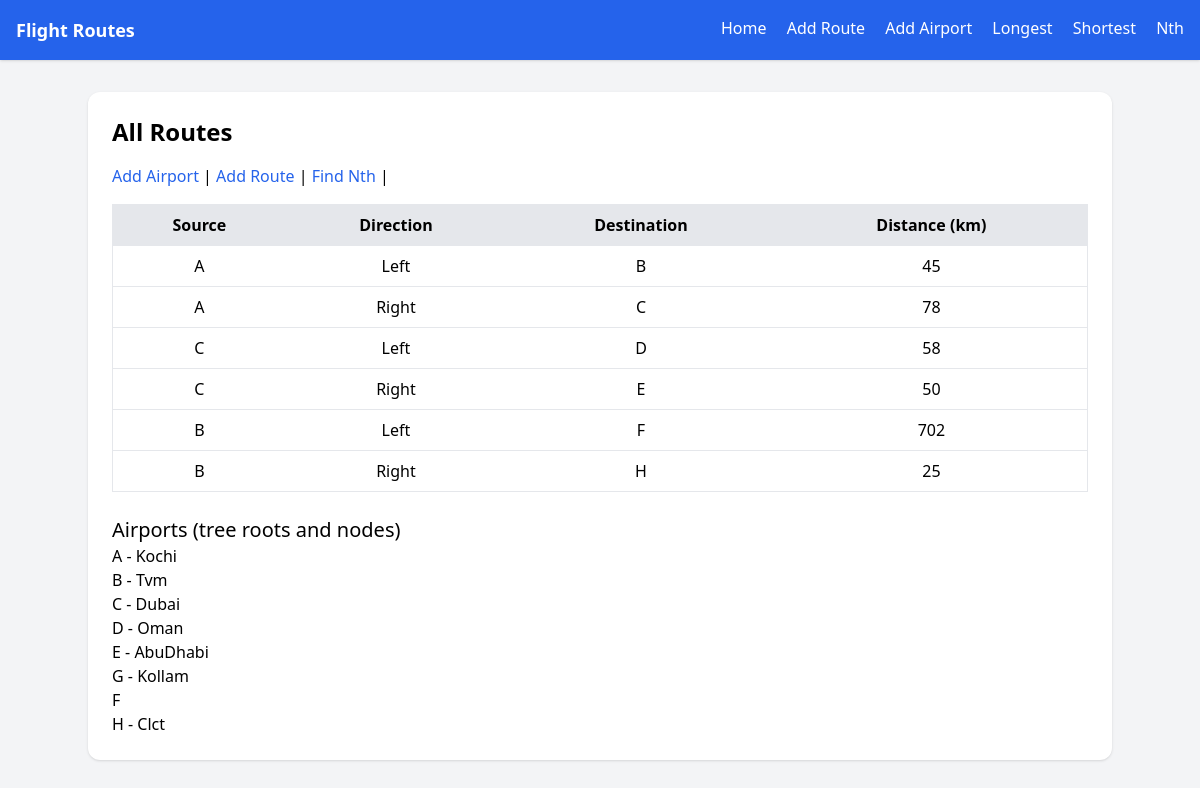
The page / on the database its author committed.
### app/models.py (models this page shows, shortened)
class AirportRoute(models.Model):
    POSITION_LEFT = 'L'
    POSITION_RIGHT = 'R'
    POSITION_CHOICES = [
        (POSITION_LEFT, 'Left'),
        (POSITION_RIGHT, 'Right'),
    ]
    source = models.ForeignKey(Airport,on_delete=models.CASCADE,related_name='outgoing_routes')
    destination = models.ForeignKey(Airport,on_delete=models.CASCADE,related_name='incoming_routes'
    )
    position = models.CharField(max_length=1, choices=POSITION_CHOICES)
    distance_km = models.PositiveIntegerField(help_text='Distance in kilometers')
    duration = models.PositiveIntegerField(help_text='Duration in minutes', null=True, blank=True)
    class Meta:
        unique_together = ('source', 'position')
        indexes = [
            models.Index(fields=['position']),
            models.Index(fields=['distance_km']),
        ]

class Airport(models.Model):
    code = models.CharField(max_length=10, unique=True)
    name = models.CharField(max_length=100, blank=True, null=True)

### app/views.py (the view)
# urls.py: path('', views.route_list, name='route_list'),
def route_list(request):
    routes = AirportRoute.objects.select_related('source', 'destination').all()
    airports = Airport.objects.all()
    return render(request, 'route_list.html', {'routes': routes, 'airports': airports})

### app/templates/route_list.html
{% extends 'base.html' %}
{% block content %}
<h2 class="text-2xl font-bold mb-4">All Routes</h2>
<p>
    <a href="{% url 'add_airport' %}" class="text-blue-600">Add Airport</a> |
    <a href="{% url 'add_route' %}" class="text-blue-600">Add Route</a> |
    <a href="{% url 'nth_route' %}" class="text-blue-600">Find Nth</a> |
</p>
<table class="w-full border mt-4">
    <thead class="bg-gray-200">
        <tr>
            <th class="p-2">Source</th>
            <th class="p-2">Direction</th>
            <th class="p-2">Destination</th>
            <th class="p-2">Distance (km)</th>
        </tr>
    </thead>
    <tbody>
        {% for r in routes %}
        <tr class="border-t text-center">
            <td class="p-2">{{ r.source.code }}</td>
            <td class="p-2">{{ r.get_position_display }}</td>
            <td class="p-2">{{ r.destination.code }}</td>
            <td class="p-2">{{ r.distance_km }}</td>
        </tr>
        {% empty %}
        <tr>
            <td colspan="5" class="p-4 text-center">No routes available</td>
        </tr>
        {% endfor %}
    </tbody>
</table>
<h3 class="text-xl mt-6">Airports (tree roots and nodes)</h3>
<ul>
    {% for airport in airports %}
    <li>{{ airport.code }} {% if airport.name %}- {{ airport.name }}{% endif %}</li>
    {% empty %}
    <li>No airports set</li>
    {% endfor %}
</ul>
{% endblock %}

### app/templates/base.html (shortened to what this page needs)
<!DOCTYPE html>
<html lang="en">
<head>
    <script src="https://cdn.tailwindcss.com"></script>
</head>
<body class="bg-gray-100">
    <nav class="bg-blue-600 text-white p-4 shadow">
        <div class="max-w-7xl mx-auto flex justify-between">
            <h1 class="font-bold text-lg">Flight Routes</h1>
            <div class="space-x-4">
                <a href="{% url 'route_list' %}" class="hover:underline">Home</a>
                <a href="{% url 'add_route' %}" class="hover:underline">Add Route</a>
                <a href="{% url 'add_airport' %}" class="hover:underline">Add Airport</a>
                <a href="{% url 'longest_route' %}" class="hover:underline">Longest</a>
                <a href="{% url 'shortest_route' %}" class="hover:underline">Shortest</a>
                <a href="{% url 'nth_route' %}" class="hover:underline">Nth</a>
            </div>
        </div>
    </nav>
    <div class="max-w-5xl mx-auto mt-8 bg-white p-6 rounded-xl shadow">
        {% block content %}
        {% endblock %}
    </div>
</body>
</html>

### rows shown on the page
AirportRoute: source.code "A", position "Left", destination.code "B", distance_km "45"
AirportRoute: source.code "A", position "Right", destination.code "C", distance_km "78"
AirportRoute: source.code "C", position "Left", destination.code "D", distance_km "58"
AirportRoute: source.code "C", position "Right", destination.code "E", distance_km "50"
AirportRoute: source.code "B", position "Left", destination.code "F", distance_km "702"
AirportRoute: source.code "B", position "Right", destination.code "H", distance_km "25"
Airport: code "A", name "Kochi"
Airport: code "B", name "Tvm"
Airport: code "C", name "Dubai"
Airport: code "D", name "Oman"
Airport: code "E", name "AbuDhabi"
Airport: code "G", name "Kollam"
Airport: code "F"
Airport: code "H", name "Clct"
